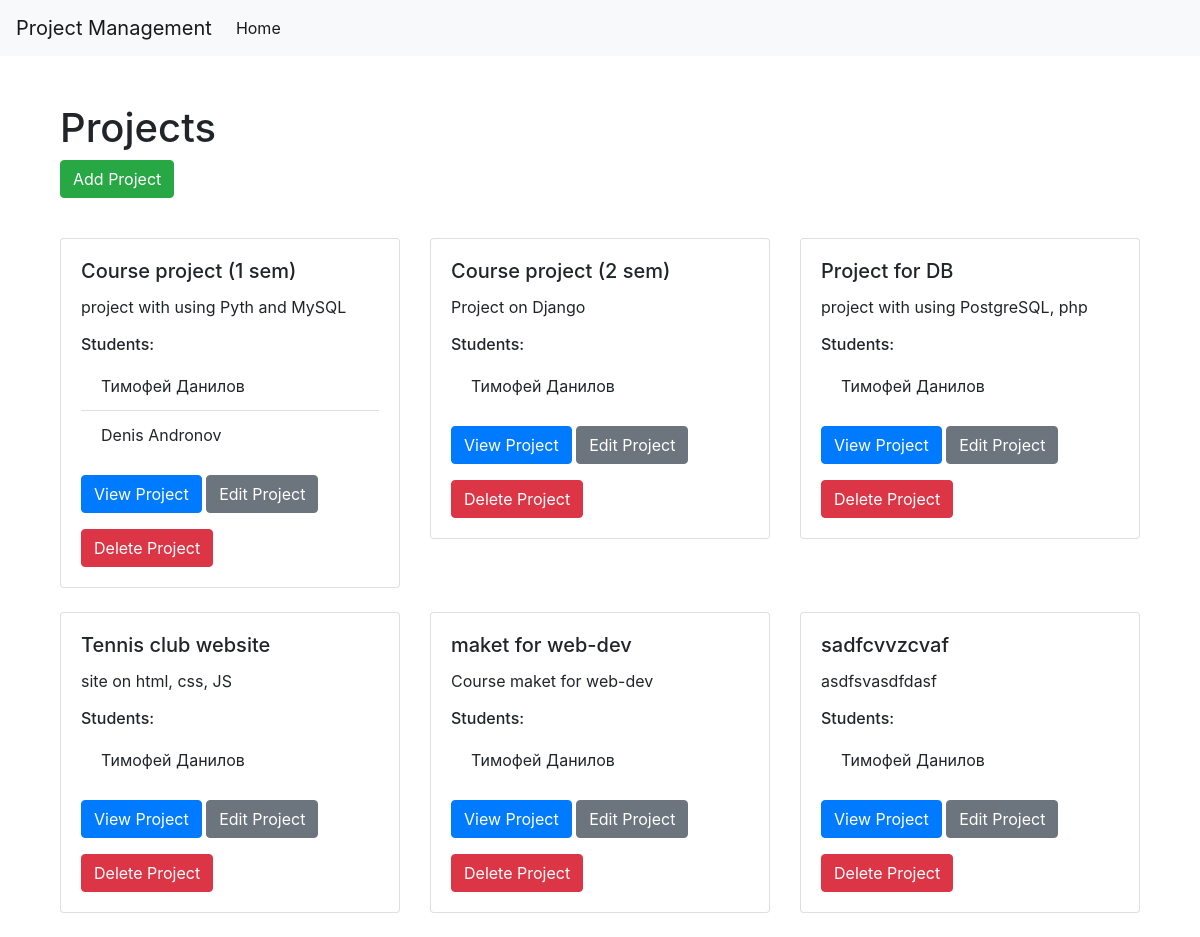
The page / on the database its author committed.
### projects/models.py (models this page shows, shortened)
class Project(models.Model):
    title = models.CharField(max_length=200)
    description = models.TextField()
    start_date = models.DateField(default=date.today())
    end_date = models.DateField(default=date.today())
    status = models.ForeignKey(Status, on_delete=models.CASCADE, default=None)
    supervisor = models.ForeignKey(Supervisor, on_delete=models.CASCADE, default=None)
    technologies = models.ManyToManyField(Technology)
    students = models.ManyToManyField(Student, through='ProjectStudents')

class Student(models.Model):
    first_name = models.CharField(max_length=100)
    last_name = models.CharField(max_length=100)
    email = models.EmailField()
    enrollment_date = models.DateField(default=date.today)

### projects/views.py (the view)
# urls.py: path('', views.home, name='home'),
def home(request):
    projects = Project.objects.all()
    return render(request, 'home.html', {'projects': projects})

### projects/templates/home.html (shortened to what this page needs)
{% extends "base.html" %}
{% block content %}
<div class="container">
    <h1 class="mt-5">Projects</h1>
    <div class="row">
        <div class="col-md-12 mb-3">
            <a href="{% url 'add_project' %}" class="btn btn-success">Add Project</a>
        </div>
    </div>
    <div class="row mt-4">
        {% for project in projects %}
        <div class="col-md-4">
            <div class="card mb-4">
                <div class="card-body">
                    <h5 class="card-title">{{ project.title }}</h5>
                    <p class="card-text">{{ project.description }}</p>
                    <h6>Students:</h6>
                    <ul class="list-group list-group-flush">
                        {% for student in project.students.all %}
                        <li class="list-group-item">{{ student.first_name }} {{ student.last_name }}</li>
                        {% endfor %}
                    </ul>
                    <a href="{% url 'project_detail' project.id %}" class="btn btn-primary mt-3">View Project</a>
                    <a href="{% url 'edit_project' project.id %}" class="btn btn-secondary mt-3">Edit Project</a>
                    <form action="{% url 'delete_project' project.id %}" method="post" class="mt-3">
                        <button type="submit" class="btn btn-danger">Delete Project</button>
                    </form>
                </div>
            </div>
        </div>
        {% endfor %}
    </div>
</div>
{% endblock %}

### rows shown on the page
Project: title "Course project (1 sem)", description "project with using Pyth and MySQL"
Student: first_name "Тимофей", last_name "Данилов"
Student: first_name "Denis", last_name "Andronov"
Project: title "Course project (2 sem)", description "Project on Django"
Project: title "Project for DB", description "project with using PostgreSQL, php"
Project: title "Tennis club website", description "site on html, css, JS"
Project: title "maket for web-dev", description "Course maket for web-dev"
Project: title "sadfcvvzcvaf", description "asdfsvasdfdasf"
